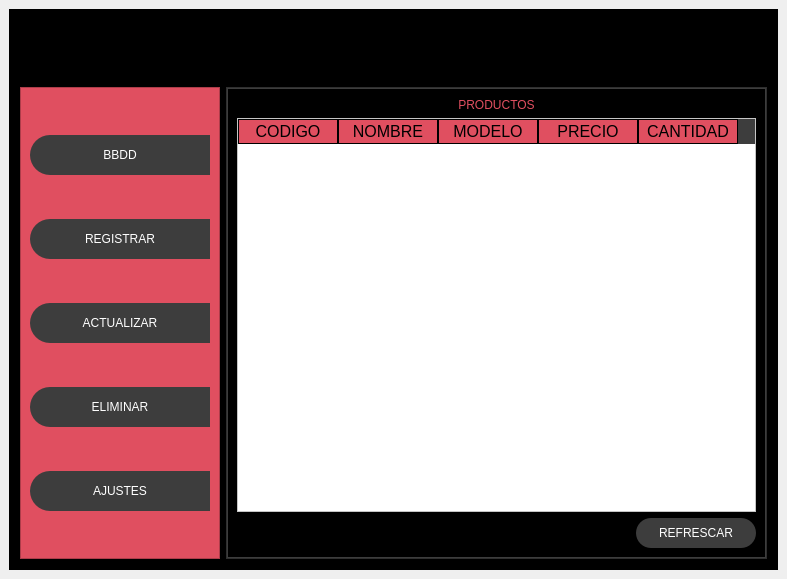
<?xml version="1.0" encoding="UTF-8"?>
<ui version="4.0">
 <class>MainWindow</class>
 <widget class="QMainWindow" name="MainWindow">
  <property name="geometry">
   <rect>
    <x>0</x>
    <y>0</y>
    <width>787</width>
    <height>579</height>
   </rect>
  </property>
  <property name="windowTitle">
   <string>MainWindow</string>
  </property>
  <widget class="QWidget" name="centralwidget">
   <layout class="QHBoxLayout" name="horizontalLayout_2">
    <item>
     <widget class="QFrame" name="frame">
      <property name="styleSheet">
       <string notr="true">background-color: #000000;</string>
      </property>
      <property name="frameShape">
       <enum>QFrame::StyledPanel</enum>
      </property>
      <property name="frameShadow">
       <enum>QFrame::Raised</enum>
      </property>
      <layout class="QVBoxLayout" name="verticalLayout" stretch="1,8">
       <property name="leftMargin">
        <number>0</number>
       </property>
       <property name="topMargin">
        <number>0</number>
       </property>
       <property name="rightMargin">
        <number>0</number>
       </property>
       <property name="bottomMargin">
        <number>0</number>
       </property>
       <item>
        <widget class="QFrame" name="frame_superior">
         <property name="styleSheet">
          <string notr="true">QFrame {
	background-color: #000000;
}

QPushButton {
	background-color: #000000ff;
	border-radius: 20px;
}

QPushButton:hover {
	background-color: rgb(61,61,61);
	border-radius: 20px;
}</string>
         </property>
         <property name="frameShape">
          <enum>QFrame::StyledPanel</enum>
         </property>
         <property name="frameShadow">
          <enum>QFrame::Raised</enum>
         </property>
         <layout class="QHBoxLayout" name="horizontalLayout_3">
          <item>
           <widget class="QPushButton" name="bt_menu">
            <property name="minimumSize">
             <size>
              <width>200</width>
              <height>40</height>
             </size>
            </property>
            <property name="text">
             <string/>
            </property>
            <property name="icon">
             <iconset>
              <normaloff>images/menu.png</normaloff>images/menu.png</iconset>
            </property>
            <property name="iconSize">
             <size>
              <width>38</width>
              <height>38</height>
             </size>
            </property>
           </widget>
          </item>
          <item>
           <spacer name="horizontalSpacer">
            <property name="orientation">
             <enum>Qt::Horizontal</enum>
            </property>
            <property name="sizeHint" stdset="0">
             <size>
              <width>346</width>
              <height>20</height>
             </size>
            </property>
           </spacer>
          </item>
          <item>
           <widget class="QPushButton" name="bt_minimizar">
            <property name="minimumSize">
             <size>
              <width>40</width>
              <height>40</height>
             </size>
            </property>
            <property name="text">
             <string/>
            </property>
            <property name="icon">
             <iconset>
              <normaloff>images/minimizar.png</normaloff>images/minimizar.png</iconset>
            </property>
            <property name="iconSize">
             <size>
              <width>38</width>
              <height>38</height>
             </size>
            </property>
           </widget>
          </item>
          <item>
           <widget class="QPushButton" name="bt_restaurar">
            <property name="minimumSize">
             <size>
              <width>40</width>
              <height>40</height>
             </size>
            </property>
            <property name="text">
             <string/>
            </property>
            <property name="icon">
             <iconset>
              <normaloff>images/restaurar.png</normaloff>images/restaurar.png</iconset>
            </property>
            <property name="iconSize">
             <size>
              <width>38</width>
              <height>38</height>
             </size>
            </property>
           </widget>
          </item>
          <item>
           <widget class="QPushButton" name="bt_maximizar">
            <property name="minimumSize">
             <size>
              <width>40</width>
              <height>40</height>
             </size>
            </property>
            <property name="text">
             <string/>
            </property>
            <property name="icon">
             <iconset>
              <normaloff>images/maximizar.png</normaloff>images/maximizar.png</iconset>
            </property>
            <property name="iconSize">
             <size>
              <width>38</width>
              <height>38</height>
             </size>
            </property>
           </widget>
          </item>
          <item>
           <widget class="QPushButton" name="bt_cerrar">
            <property name="minimumSize">
             <size>
              <width>40</width>
              <height>40</height>
             </size>
            </property>
            <property name="text">
             <string/>
            </property>
            <property name="icon">
             <iconset>
              <normaloff>images/cerrar.png</normaloff>images/cerrar.png</iconset>
            </property>
            <property name="iconSize">
             <size>
              <width>38</width>
              <height>38</height>
             </size>
            </property>
           </widget>
          </item>
         </layout>
        </widget>
       </item>
       <item>
        <widget class="QFrame" name="frame_contenido">
         <property name="frameShape">
          <enum>QFrame::StyledPanel</enum>
         </property>
         <property name="frameShadow">
          <enum>QFrame::Raised</enum>
         </property>
         <layout class="QHBoxLayout" name="horizontalLayout_4">
          <item>
           <widget class="QFrame" name="frame_control">
            <property name="minimumSize">
             <size>
              <width>200</width>
              <height>0</height>
             </size>
            </property>
            <property name="maximumSize">
             <size>
              <width>0</width>
              <height>16777215</height>
             </size>
            </property>
            <property name="styleSheet">
             <string notr="true">QFrame {
	background-color: #E04F60;
}

QPushButton {
	background-color: rgb(61, 61, 61);
	border-top-left-radius: 20px;
	border-bottom-left-radius: 20px;
	color: rgb(255, 255, 255);
	font: 77 10pt &quot;Arial Black&quot;;
}

QPushButton:hover {
	background-color: white;
	border-top-left-radius: 20px;
	border-bottom-left-radius: 20px;
	color: #000000;
	font: 77 10pt &quot;Arial Black&quot;;
}</string>
            </property>
            <property name="frameShape">
             <enum>QFrame::StyledPanel</enum>
            </property>
            <property name="frameShadow">
             <enum>QFrame::Raised</enum>
            </property>
            <layout class="QVBoxLayout" name="verticalLayout_2">
             <item>
              <widget class="QPushButton" name="bt_datos">
               <property name="minimumSize">
                <size>
                 <width>0</width>
                 <height>40</height>
                </size>
               </property>
               <property name="text">
                <string>BBDD</string>
               </property>
               <property name="icon">
                <iconset>
                 <normaloff>images/bbdd.png</normaloff>images/bbdd.png</iconset>
               </property>
               <property name="iconSize">
                <size>
                 <width>38</width>
                 <height>38</height>
                </size>
               </property>
              </widget>
             </item>
             <item>
              <widget class="QPushButton" name="bt_registrar">
               <property name="minimumSize">
                <size>
                 <width>0</width>
                 <height>40</height>
                </size>
               </property>
               <property name="text">
                <string>REGISTRAR</string>
               </property>
               <property name="icon">
                <iconset>
                 <normaloff>images/persona.png</normaloff>images/persona.png</iconset>
               </property>
               <property name="iconSize">
                <size>
                 <width>38</width>
                 <height>38</height>
                </size>
               </property>
              </widget>
             </item>
             <item>
              <widget class="QPushButton" name="bt_actualizar">
               <property name="minimumSize">
                <size>
                 <width>0</width>
                 <height>40</height>
                </size>
               </property>
               <property name="text">
                <string>ACTUALIZAR</string>
               </property>
               <property name="icon">
                <iconset>
                 <normaloff>images/editar.png</normaloff>images/editar.png</iconset>
               </property>
               <property name="iconSize">
                <size>
                 <width>38</width>
                 <height>38</height>
                </size>
               </property>
              </widget>
             </item>
             <item>
              <widget class="QPushButton" name="bt_eliminar">
               <property name="minimumSize">
                <size>
                 <width>0</width>
                 <height>40</height>
                </size>
               </property>
               <property name="text">
                <string>ELIMINAR</string>
               </property>
               <property name="icon">
                <iconset>
                 <normaloff>images/eliminar.png</normaloff>images/eliminar.png</iconset>
               </property>
               <property name="iconSize">
                <size>
                 <width>38</width>
                 <height>38</height>
                </size>
               </property>
              </widget>
             </item>
             <item>
              <widget class="QPushButton" name="bt_ajustes">
               <property name="minimumSize">
                <size>
                 <width>0</width>
                 <height>40</height>
                </size>
               </property>
               <property name="text">
                <string>AJUSTES</string>
               </property>
               <property name="icon">
                <iconset>
                 <normaloff>images/ajustes.png</normaloff>images/ajustes.png</iconset>
               </property>
               <property name="iconSize">
                <size>
                 <width>38</width>
                 <height>38</height>
                </size>
               </property>
              </widget>
             </item>
            </layout>
           </widget>
          </item>
          <item>
           <widget class="QFrame" name="frame_paginas">
            <property name="styleSheet">
             <string notr="true">QFrame {
    background-color: rgb(61, 61, 61);
}

QLabel {
    font: 87 12pt &quot;Arial Black&quot;;
    background-color: #000000ff;
    color: #E04F60; 
    border: 0px solid #14C8DC;
}

QLineEdit{
    border: 0px;
    color: rgb(255, 255, 255);
    border-bottom: 2px solid rgb(61, 61, 61);
    font: 75 12pt &quot;Times New Roman&quot;;
}

QPushButton {
    background-color: rgb(61, 61, 61);
    border-radius: 15px;
    color: rgb(255, 255, 255);
    font: 77 10pt &quot;Arial Black&quot;;
}

QPushButton:hover {
    background-color: #E04F60;
    border-radius: 15px;
    color: rgb(0, 0, 0);
    font: 77 10pt &quot;Arial Black&quot;;
}

QTableWidget {
    background-color: rgb(255, 255, 255);
    color: rgb(0, 0, 0);
    gridline-color: #E04F60;
    font-size: 12pt;
    color: #000000;
}

QHeaderView::section {
    background-color: #E04F60;
    border: 1px solid rgb(0, 0, 0);
    font-size: 12pt;
}

QTableWidget QTableCornerButton::section {
    background-color: rgb(0, 0, 0);
    border: 1px solid #E04F60;
}

</string>
            </property>
            <property name="frameShape">
             <enum>QFrame::StyledPanel</enum>
            </property>
            <property name="frameShadow">
             <enum>QFrame::Raised</enum>
            </property>
            <layout class="QVBoxLayout" name="verticalLayout_3">
             <property name="leftMargin">
              <number>1</number>
             </property>
             <property name="topMargin">
              <number>1</number>
             </property>
             <property name="rightMargin">
              <number>1</number>
             </property>
             <property name="bottomMargin">
              <number>1</number>
             </property>
             <item>
              <widget class="QStackedWidget" name="stackedWidget">
               <widget class="QWidget" name="page_datos">
                <layout class="QVBoxLayout" name="verticalLayout_4">
                 <item>
                  <widget class="QLabel" name="label">
                   <property name="text">
                    <string>PRODUCTOS</string>
                   </property>
                   <property name="alignment">
                    <set>Qt::AlignCenter</set>
                   </property>
                  </widget>
                 </item>
                 <item>
                  <widget class="QTableWidget" name="tabla_productos">
                   <column>
                    <property name="text">
                     <string>CODIGO</string>
                    </property>
                   </column>
                   <column>
                    <property name="text">
                     <string>NOMBRE</string>
                    </property>
                   </column>
                   <column>
                    <property name="text">
                     <string>MODELO</string>
                    </property>
                   </column>
                   <column>
                    <property name="text">
                     <string>PRECIO</string>
                    </property>
                   </column>
                   <column>
                    <property name="text">
                     <string>CANTIDAD</string>
                    </property>
                   </column>
                  </widget>
                 </item>
                 <item>
                  <layout class="QHBoxLayout" name="horizontalLayout_5">
                   <item>
                    <spacer name="horizontalSpacer_2">
                     <property name="orientation">
                      <enum>Qt::Horizontal</enum>
                     </property>
                     <property name="sizeHint" stdset="0">
                      <size>
                       <width>40</width>
                       <height>20</height>
                      </size>
                     </property>
                    </spacer>
                   </item>
                   <item>
                    <widget class="QPushButton" name="bt_refrescar">
                     <property name="minimumSize">
                      <size>
                       <width>120</width>
                       <height>30</height>
                      </size>
                     </property>
                     <property name="text">
                      <string>REFRESCAR</string>
                     </property>
                    </widget>
                   </item>
                  </layout>
                 </item>
                </layout>
               </widget>
               <widget class="QWidget" name="page_registrar">
                <layout class="QVBoxLayout" name="verticalLayout_7">
                 <item>
                  <widget class="QLabel" name="label_7">
                   <property name="text">
                    <string>REGISTRAR PRODUCTO</string>
                   </property>
                   <property name="alignment">
                    <set>Qt::AlignCenter</set>
                   </property>
                  </widget>
                 </item>
                 <item>
                  <spacer name="verticalSpacer">
                   <property name="orientation">
                    <enum>Qt::Vertical</enum>
                   </property>
                   <property name="sizeHint" stdset="0">
                    <size>
                     <width>20</width>
                     <height>40</height>
                    </size>
                   </property>
                  </spacer>
                 </item>
                 <item>
                  <layout class="QHBoxLayout" name="horizontalLayout_6">
                   <item>
                    <layout class="QVBoxLayout" name="verticalLayout_5">
                     <property name="spacing">
                      <number>30</number>
                     </property>
                     <item>
                      <widget class="QLabel" name="label_2">
                       <property name="text">
                        <string>CÓDIGO</string>
                       </property>
                      </widget>
                     </item>
                     <item>
                      <widget class="QLabel" name="label_3">
                       <property name="text">
                        <string>NOMBRE</string>
                       </property>
                      </widget>
                     </item>
                     <item>
                      <widget class="QLabel" name="label_5">
                       <property name="text">
                        <string>MODELO</string>
                       </property>
                      </widget>
                     </item>
                     <item>
                      <widget class="QLabel" name="label_4">
                       <property name="text">
                        <string>PRECIO</string>
                       </property>
                      </widget>
                     </item>
                     <item>
                      <widget class="QLabel" name="label_6">
                       <property name="text">
                        <string>CANTIDAD</string>
                       </property>
                      </widget>
                     </item>
                    </layout>
                   </item>
                   <item>
                    <layout class="QVBoxLayout" name="verticalLayout_6">
                     <property name="spacing">
                      <number>30</number>
                     </property>
                     <item>
                      <widget class="QLineEdit" name="reg_codigo"/>
                     </item>
                     <item>
                      <widget class="QLineEdit" name="reg_nombre"/>
                     </item>
                     <item>
                      <widget class="QLineEdit" name="reg_modelo"/>
                     </item>
                     <item>
                      <widget class="QLineEdit" name="reg_precio"/>
                     </item>
                     <item>
                      <widget class="QLineEdit" name="reg_cantidad"/>
                     </item>
                    </layout>
                   </item>
                   <item>
                    <spacer name="horizontalSpacer_4">
                     <property name="orientation">
                      <enum>Qt::Horizontal</enum>
                     </property>
                     <property name="sizeHint" stdset="0">
                      <size>
                       <width>40</width>
                       <height>20</height>
                      </size>
                     </property>
                    </spacer>
                   </item>
                  </layout>
                 </item>
                 <item>
                  <spacer name="verticalSpacer_2">
                   <property name="orientation">
                    <enum>Qt::Vertical</enum>
                   </property>
                   <property name="sizeHint" stdset="0">
                    <size>
                     <width>20</width>
                     <height>40</height>
                    </size>
                   </property>
                  </spacer>
                 </item>
                 <item>
                  <layout class="QHBoxLayout" name="horizontalLayout_7">
                   <item>
                    <widget class="QLabel" name="signal_registrar">
                     <property name="minimumSize">
                      <size>
                       <width>200</width>
                       <height>30</height>
                      </size>
                     </property>
                     <property name="text">
                      <string/>
                     </property>
                     <property name="alignment">
                      <set>Qt::AlignCenter</set>
                     </property>
                    </widget>
                   </item>
                   <item>
                    <spacer name="horizontalSpacer_3">
                     <property name="orientation">
                      <enum>Qt::Horizontal</enum>
                     </property>
                     <property name="sizeHint" stdset="0">
                      <size>
                       <width>40</width>
                       <height>20</height>
                      </size>
                     </property>
                    </spacer>
                   </item>
                   <item>
                    <widget class="QPushButton" name="bt_registrar_tabla">
                     <property name="minimumSize">
                      <size>
                       <width>120</width>
                       <height>30</height>
                      </size>
                     </property>
                     <property name="text">
                      <string>REGISTRAR</string>
                     </property>
                    </widget>
                   </item>
                  </layout>
                 </item>
                </layout>
               </widget>
               <widget class="QWidget" name="page_actualizar">
                <layout class="QVBoxLayout" name="verticalLayout_10">
                 <item>
                  <widget class="QLabel" name="label_16">
                   <property name="text">
                    <string>ACTUALIZAR PRODUCTO</string>
                   </property>
                   <property name="alignment">
                    <set>Qt::AlignCenter</set>
                   </property>
                  </widget>
                 </item>
                 <item>
                  <layout class="QHBoxLayout" name="horizontalLayout_9">
                   <item>
                    <widget class="QLabel" name="label_14">
                     <property name="text">
                      <string>NOMBRE DEL PRODUCTO</string>
                     </property>
                    </widget>
                   </item>
                   <item>
                    <widget class="QLineEdit" name="actualizar_buscar"/>
                   </item>
                   <item>
                    <widget class="QPushButton" name="bt_buscar_actualizar">
                     <property name="minimumSize">
                      <size>
                       <width>120</width>
                       <height>30</height>
                      </size>
                     </property>
                     <property name="text">
                      <string>BUSCAR</string>
                     </property>
                    </widget>
                   </item>
                  </layout>
                 </item>
                 <item>
                  <spacer name="verticalSpacer_4">
                   <property name="orientation">
                    <enum>Qt::Vertical</enum>
                   </property>
                   <property name="sizeHint" stdset="0">
                    <size>
                     <width>20</width>
                     <height>40</height>
                    </size>
                   </property>
                  </spacer>
                 </item>
                 <item>
                  <layout class="QHBoxLayout" name="horizontalLayout_10">
                   <item>
                    <layout class="QVBoxLayout" name="verticalLayout_8">
                     <property name="spacing">
                      <number>30</number>
                     </property>
                     <item>
                      <widget class="QLabel" name="label_9">
                       <property name="text">
                        <string>CÓDIGO</string>
                       </property>
                      </widget>
                     </item>
                     <item>
                      <widget class="QLabel" name="label_10">
                       <property name="text">
                        <string>NOMBRE</string>
                       </property>
                      </widget>
                     </item>
                     <item>
                      <widget class="QLabel" name="label_11">
                       <property name="text">
                        <string>MODELO</string>
                       </property>
                      </widget>
                     </item>
                     <item>
                      <widget class="QLabel" name="label_12">
                       <property name="text">
                        <string>PRECIO</string>
                       </property>
                      </widget>
                     </item>
                     <item>
                      <widget class="QLabel" name="label_13">
                       <property name="text">
                        <string>CANTIDAD</string>
                       </property>
                      </widget>
                     </item>
                    </layout>
                   </item>
                   <item>
                    <layout class="QVBoxLayout" name="verticalLayout_9">
                     <property name="spacing">
                      <number>30</number>
                     </property>
                     <item>
                      <widget class="QLineEdit" name="act_codigo"/>
                     </item>
                     <item>
                      <widget class="QLineEdit" name="act_nombre"/>
                     </item>
                     <item>
                      <widget class="QLineEdit" name="act_modelo"/>
                     </item>
                     <item>
                      <widget class="QLineEdit" name="act_precio"/>
                     </item>
                     <item>
                      <widget class="QLineEdit" name="act_cantidad"/>
                     </item>
                    </layout>
                   </item>
                   <item>
                    <spacer name="horizontalSpacer_6">
                     <property name="orientation">
                      <enum>Qt::Horizontal</enum>
                     </property>
                     <property name="sizeHint" stdset="0">
                      <size>
                       <width>40</width>
                       <height>20</height>
                      </size>
                     </property>
                    </spacer>
                   </item>
                  </layout>
                 </item>
                 <item>
                  <spacer name="verticalSpacer_3">
                   <property name="orientation">
                    <enum>Qt::Vertical</enum>
                   </property>
                   <property name="sizeHint" stdset="0">
                    <size>
                     <width>20</width>
                     <height>40</height>
                    </size>
                   </property>
                  </spacer>
                 </item>
                 <item>
                  <layout class="QHBoxLayout" name="horizontalLayout_8">
                   <item>
                    <widget class="QLabel" name="signal_actualizar">
                     <property name="minimumSize">
                      <size>
                       <width>120</width>
                       <height>30</height>
                      </size>
                     </property>
                     <property name="text">
                      <string/>
                     </property>
                     <property name="alignment">
                      <set>Qt::AlignCenter</set>
                     </property>
                    </widget>
                   </item>
                   <item>
                    <spacer name="horizontalSpacer_5">
                     <property name="orientation">
                      <enum>Qt::Horizontal</enum>
                     </property>
                     <property name="sizeHint" stdset="0">
                      <size>
                       <width>40</width>
                       <height>20</height>
                      </size>
                     </property>
                    </spacer>
                   </item>
                   <item>
                    <widget class="QPushButton" name="bt_actualizar_tabla">
                     <property name="minimumSize">
                      <size>
                       <width>120</width>
                       <height>30</height>
                      </size>
                     </property>
                     <property name="text">
                      <string>ACTUALIZAR</string>
                     </property>
                    </widget>
                   </item>
                  </layout>
                 </item>
                </layout>
               </widget>
               <widget class="QWidget" name="page_eliminar">
                <layout class="QVBoxLayout" name="verticalLayout_11">
                 <item>
                  <widget class="QLabel" name="label_17">
                   <property name="text">
                    <string>ELIMINAR PRODUCTO</string>
                   </property>
                   <property name="alignment">
                    <set>Qt::AlignCenter</set>
                   </property>
                  </widget>
                 </item>
                 <item>
                  <layout class="QHBoxLayout" name="horizontalLayout_11">
                   <item>
                    <widget class="QLabel" name="label_18">
                     <property name="text">
                      <string>NOMBRE DEL PRODUCTO:</string>
                     </property>
                    </widget>
                   </item>
                   <item>
                    <widget class="QLineEdit" name="eliminar_buscar"/>
                   </item>
                   <item>
                    <widget class="QPushButton" name="bt_buscar_eliminar">
                     <property name="minimumSize">
                      <size>
                       <width>100</width>
                       <height>30</height>
                      </size>
                     </property>
                     <property name="text">
                      <string>BUSCAR</string>
                     </property>
                    </widget>
                   </item>
                  </layout>
                 </item>
                 <item>
                  <widget class="QTableWidget" name="tabla_eliminar">
                   <column>
                    <property name="text">
                     <string>CÓDIGO</string>
                    </property>
                   </column>
                   <column>
                    <property name="text">
                     <string>NOMBRE</string>
                    </property>
                   </column>
                   <column>
                    <property name="text">
                     <string>MODELO</string>
                    </property>
                   </column>
                   <column>
                    <property name="text">
                     <string>PRECIO</string>
                    </property>
                   </column>
                   <column>
                    <property name="text">
                     <string>CANTIDAD</string>
                    </property>
                   </column>
                  </widget>
                 </item>
                 <item>
                  <layout class="QHBoxLayout" name="horizontalLayout_12">
                   <item>
                    <widget class="QLabel" name="signal_eliminar">
                     <property name="minimumSize">
                      <size>
                       <width>200</width>
                       <height>30</height>
                      </size>
                     </property>
                     <property name="text">
                      <string/>
                     </property>
                    </widget>
                   </item>
                   <item>
                    <spacer name="horizontalSpacer_7">
                     <property name="orientation">
                      <enum>Qt::Horizontal</enum>
                     </property>
                     <property name="sizeHint" stdset="0">
                      <size>
                       <width>40</width>
                       <height>20</height>
                      </size>
                     </property>
                    </spacer>
                   </item>
                   <item>
                    <widget class="QPushButton" name="bt_eliminar_tabla">
                     <property name="minimumSize">
                      <size>
                       <width>120</width>
                       <height>30</height>
                      </size>
                     </property>
                     <property name="text">
                      <string>ELIMINAR</string>
                     </property>
                    </widget>
                   </item>
                  </layout>
                 </item>
                </layout>
               </widget>
               <widget class="QWidget" name="page_ajustes"/>
              </widget>
             </item>
            </layout>
           </widget>
          </item>
         </layout>
        </widget>
       </item>
      </layout>
     </widget>
    </item>
   </layout>
  </widget>
 </widget>
 <resources/>
 <connections/>
</ui>
